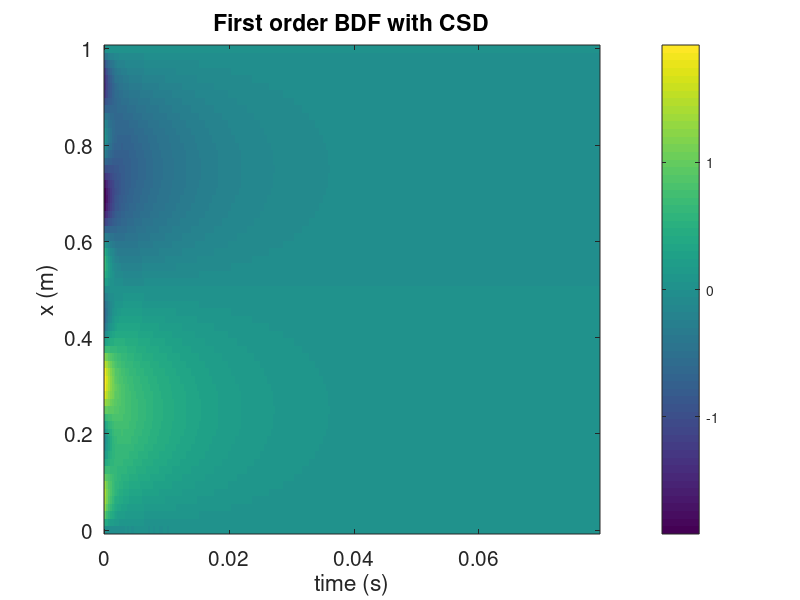
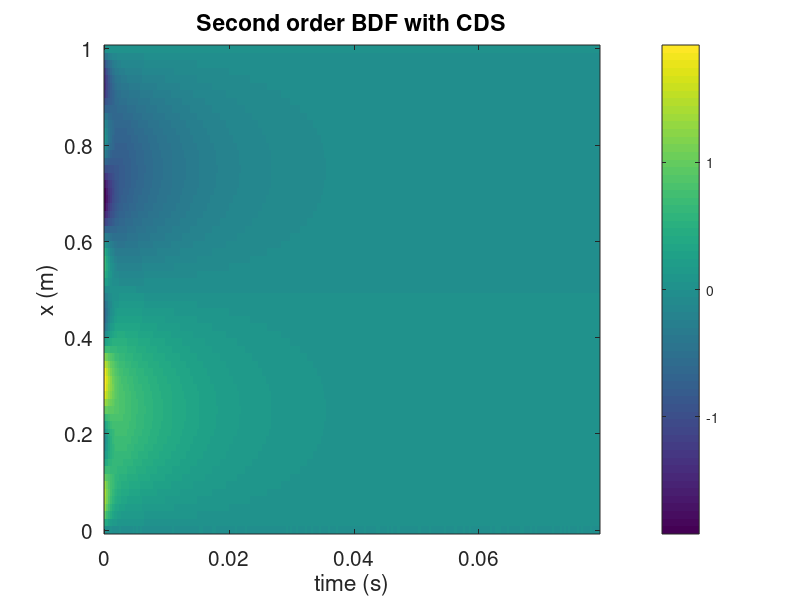
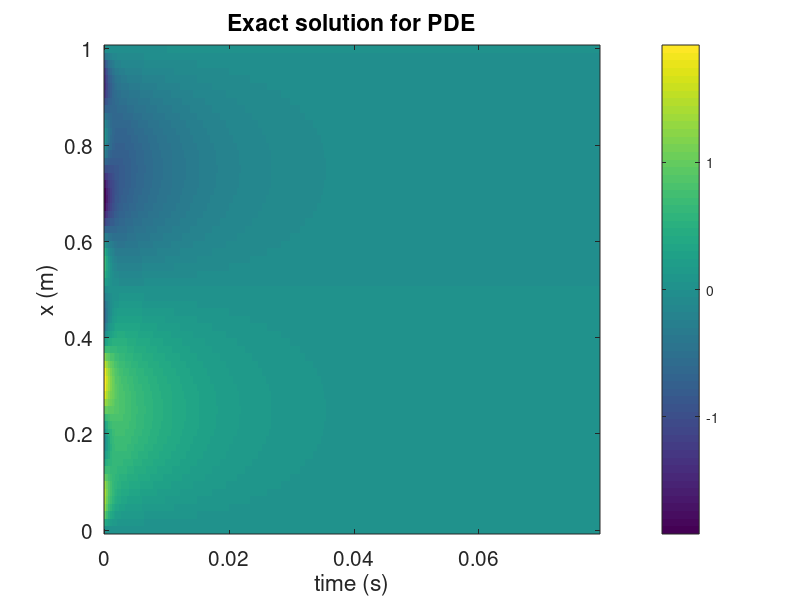

The MATLAB script that drew these images, in order:
%% EXERCISE 3
clear all; close all;clc
addpath ../linear_algebra
addpath ../differentiation
addpath ../nonlinear_eqns
addpath ../polynomials
addpath ../PDEs
%% PART B)

%Solving the system of equations derived in part a)
lambda=2;
dx=1/64;
dt=5*dx^2/2/lambda;
x=0:dx:1;
tmax=1024/((lambda*2*pi)/(2*dx)^2);
t=0:dt:tmax;
lt=numel(t);
lx=numel(x);
f=zeros(lx,lt);
f(:,1)=sin(2*pi*x)+sin(8*pi*x);

%allocate sparse array storage (this matrix is to be tridiag)
A=sparse(lx,lx);
b=zeros(lx,1);

%backward Euler-method in time with centered space differences
for n=1:lt-1
    A(1,1)=1;
    b(1)=0;
    for ix=2:lx-1
        %i-1 coeff
        A(ix,ix-1)=-lambda*dt/dx^2;
        
        %i coeff
        A(ix,ix)=1+2*lambda*dt/dx^2;
        
        %i+1 coeff
        A(ix,ix+1)=-lambda*dt/dx^2;
        
        b(ix)=f(ix,n);
    end %for
    A(lx,lx)=1;
    b(lx)=0;
    
    fnow=A\b;
    f(:,n+1)=fnow;
end %for

%outputs and plots
figure;
imagesc(t,x,f);
colorbar;
axis xy;
xlabel('time (s)');
ylabel('x (m)')
title('First order BDF with CSD')
set(gca,'FontSize',15);

%% PART D)

%Solving the system of equations derived in part c)
lambda=2;
dx=1/64;
dt=5*dx^2/2/lambda;
x=0:dx:1;
tmax=1024/((lambda*2*pi)/(2*dx)^2);
t=0:dt:tmax;
lt=numel(t);
lx=numel(x);
f2=zeros(lx,lt);
f2(:,1)=sin(2*pi*x)+sin(8*pi*x);
f2(:,2)=f(:,2);

%allocate sparse array storage (this matrix is to be tridiag)
A=sparse(lx,lx);
b=zeros(lx,1);

%backward Euler-method in time with centered space differences
for n=3:lt
    A(1,1)=1;
    b(1)=0;
    for ix=2:lx-1
        %i-1 coeff
        A(ix,ix-1)=-lambda/dx^2;
        
        %i coeff
        A(ix,ix)=3/2/dt+2*lambda/dx^2;
        
        %i+1 coeff
        A(ix,ix+1)=-lambda/dx^2;
        
        b(ix)=2*f2(ix,n-1)/dt-f2(ix,n-2)/2/dt;
    end %for
    A(lx,lx)=1;
    b(lx)=0;
    
    fnow=A\b;
    f2(:,n)=fnow;
end %for
%plotting the second order BDF method
figure;
imagesc(t,x,f2);
colorbar;
axis xy;
xlabel('time (s)');
ylabel('x (m)')
title('Second order BDF with CDS')
set(gca,'FontSize',15);

%exact solution
[T,X]=meshgrid(t,x);
exactsol=exp(-4*pi^2*lambda*T).*sin(2*pi*X)+exp(-64*pi^2*lambda*T)...
    .*sin(8*pi*X);

%Plotting exact solution
figure;
imagesc(t,x,exactsol);
colorbar;
axis xy;
xlabel('time (s)');
ylabel('x (m)');
title('Exact solution for PDE');
set(gca,'FontSize',15);
        